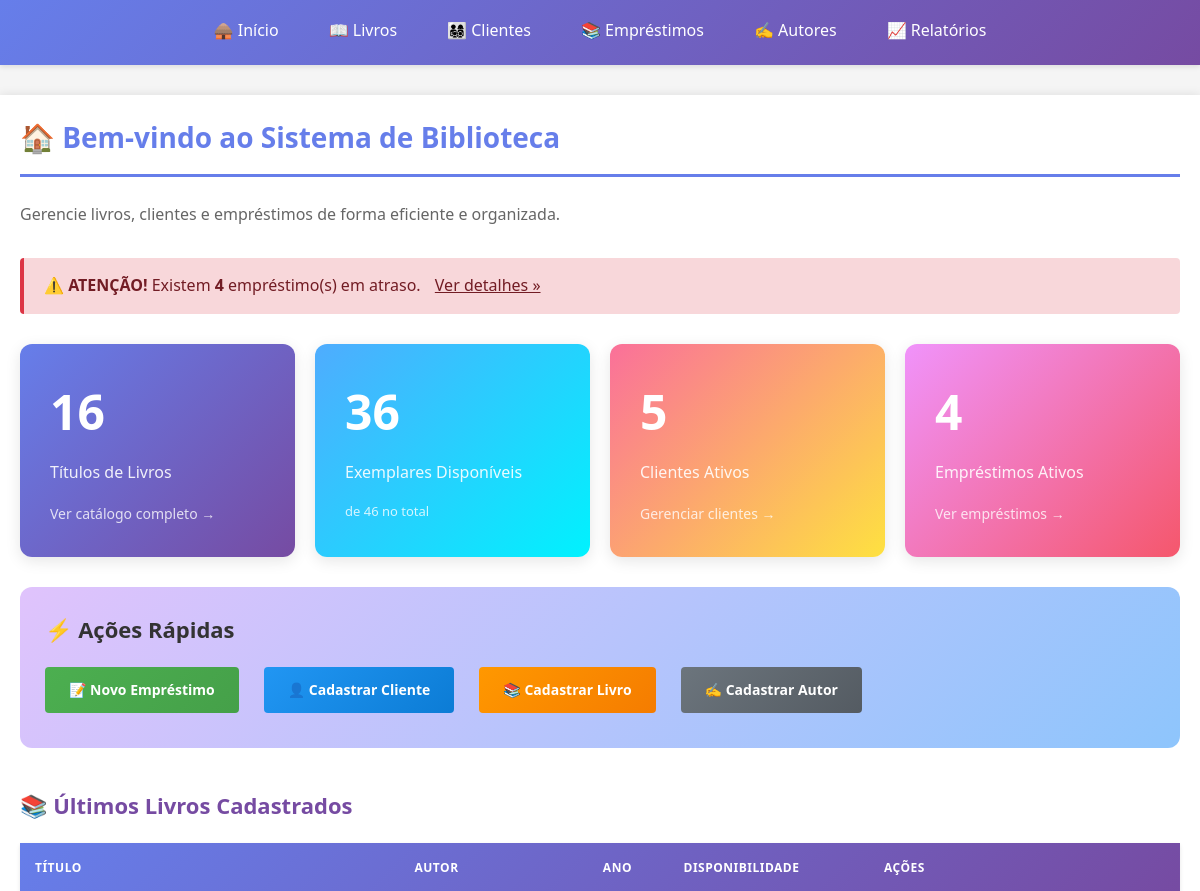
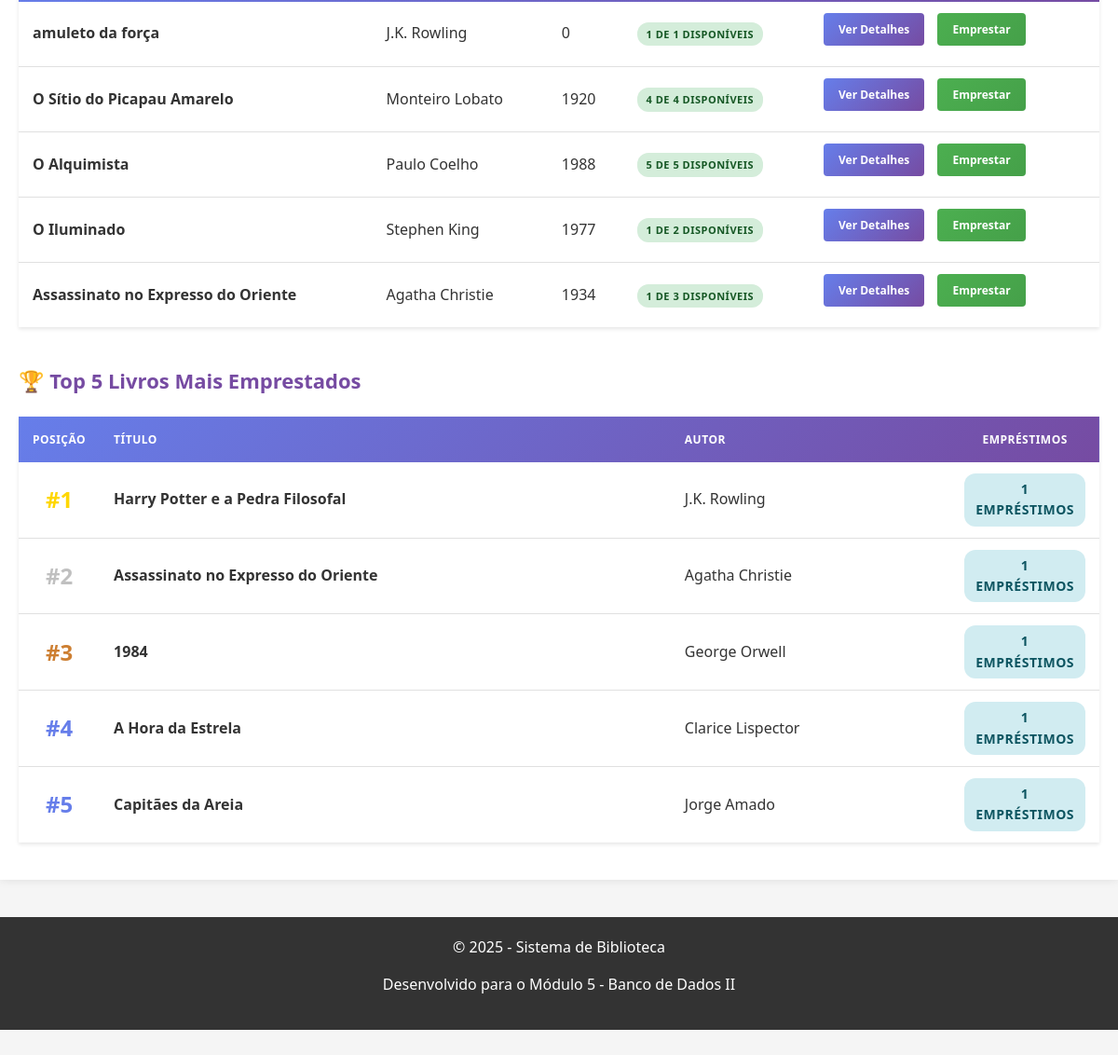
The page / on the database its author committed (2 pictures, top to bottom).
### tables this page shows
CREATE TABLE `livros` (
  `id` int(11) NOT NULL,
  `titulo` varchar(200) NOT NULL,
  `autor_id` int(11) NOT NULL,
  `isbn` varchar(20) DEFAULT NULL,
  `ano_publicacao` year(4) DEFAULT NULL,
  `editora` varchar(100) DEFAULT NULL,
  `numero_paginas` int(11) DEFAULT NULL,
  `quantidade_total` int(11) DEFAULT 1,
  `quantidade_disponivel` int(11) DEFAULT 1,
  `categoria` varchar(50) DEFAULT NULL,
  `localizacao` varchar(50) DEFAULT NULL,
  `capa` varchar(255) DEFAULT NULL,
  `created_at` timestamp NOT NULL DEFAULT current_timestamp(),
  `updated_at` timestamp NOT NULL DEFAULT current_timestamp() ON UPDATE current_timestamp()
);

CREATE TABLE `autores` (
  `id` int(11) NOT NULL,
  `nome` varchar(150) NOT NULL,
  `nacionalidade` varchar(50) DEFAULT NULL,
  `data_nascimento` date DEFAULT NULL,
  `biografia` text DEFAULT NULL,
  `created_at` timestamp NOT NULL DEFAULT current_timestamp(),
  `updated_at` timestamp NOT NULL DEFAULT current_timestamp() ON UPDATE current_timestamp()
);

### index.php (the view, shortened to what this page needs)
<?php
require_once 'includes/header.php';
$db = Database::getInstance();
$pdo = $db->getConnection();
try {
    $sql = "
        SELECT
            (SELECT COUNT(*) FROM livros) AS total_livros,
            (SELECT SUM(quantidade_total) FROM livros) AS total_exemplares,
            (SELECT SUM(quantidade_disponivel) FROM livros) AS exemplares_disponiveis,
            (SELECT COUNT(*) FROM clientes WHERE status = 'Ativo') AS total_clientes,
            (SELECT COUNT(*) FROM autores) AS total_autores,
            (SELECT COUNT(*) FROM emprestimos WHERE status = 'Ativo') AS emprestimos_ativos,
            (SELECT COUNT(*) FROM emprestimos WHERE status = 'Ativo' AND data_devolucao_prevista < CURDATE()) AS emprestimos_atrasados
    ";
    $stmt = $pdo->query($sql);
    $stats = $stmt->fetch();
    ?>
    <h1>🏠 Bem-vindo ao Sistema de Biblioteca</h1>
    <p style="font-size: 16px; color: #666; margin-bottom: 30px;">
        Gerencie livros, clientes e empréstimos de forma eficiente e organizada.
    </p>
    <?php if ($stats['emprestimos_atrasados'] > 0): ?>
        <div class="alert alert-danger">
            <strong>⚠️ ATENÇÃO!</strong>
            Existem <strong><?= $stats['emprestimos_atrasados'] ?></strong> empréstimo(s) em atraso.
            <a href="emprestimos.php?filtro=atrasados" style="color: #721c24; text-decoration: underline; margin-left: 10px;">
                Ver detalhes »
            </a>
        </div>
    <?php endif; ?>
    <div style="
        display: grid;
        grid-template-columns: repeat(auto-fit, minmax(250px, 1fr));
        gap: 20px;
        margin: 30px 0;
    ">
        <div style="
            background: linear-gradient(135deg, #667eea 0%, #764ba2 100%);
            color: white;
            padding: 30px;
            border-radius: 12px;
            box-shadow: 0 4px 15px rgba(0,0,0,0.1);
            transition: transform 0.3s;
        " onmouseover="this.style.transform='translateY(-5px)'" onmouseout="this.style.transform='translateY(0)'">
            <div style="font-size: 48px; font-weight: bold; margin-bottom: 10px;">
                <?= number_format($stats['total_livros']) ?>
            </div>
            <div style="font-size: 16px; opacity: 0.9; margin-bottom: 15px;">
                Títulos de Livros
            </div>
            <a href="livros.php" style="color: white; text-decoration: none; font-size: 14px; opacity: 0.8;">
                Ver catálogo completo →
            </a>
        </div>
        <div style="
            background: linear-gradient(135deg, #4facfe 0%, #00f2fe 100%);
            color: white;
            padding: 30px;
            border-radius: 12px;
            box-shadow: 0 4px 15px rgba(0,0,0,0.1);
            transition: transform 0.3s;
        " onmouseover="this.style.transform='translateY(-5px)'" onmouseout="this.style.transform='translateY(0)'">
            <div style="font-size: 48px; font-weight: bold; margin-bottom: 10px;">
                <?= number_format($stats['exemplares_disponiveis']) ?>
            </div>
            <div style="font-size: 16px; opacity: 0.9; margin-bottom: 15px;">
                Exemplares Disponíveis
            </div>
            <div style="font-size: 13px; opacity: 0.8;">
                de <?= number_format($stats['total_exemplares']) ?> no total
            </div>
        </div>
        <div style="
            background: linear-gradient(135deg, #fa709a 0%, #fee140 100%);
            color: white;
            padding: 30px;
            border-radius: 12px;
            box-shadow: 0 4px 15px rgba(0,0,0,0.1);
            transition: transform 0.3s;
        " onmouseover="this.style.transform='translateY(-5px)'" onmouseout="this.style.transform='translateY(0)'">
            <div style="font-size: 48px; font-weight: bold; margin-bottom: 10px;">
                <?= number_format($stats['total_clientes']) ?>
            </div>
            <div style="font-size: 16px; opacity: 0.9; margin-bottom: 15px;">
                Clientes Ativos
            </div>
            <a href="clientes.php" style="color: white; text-decoration: none; font-size: 14px; opacity: 0.8;">
                Gerenciar clientes →
            </a>
        </div>
        <div style="
            background: linear-gradient(135deg, #f093fb 0%, #f5576c 100%);
            color: white;
            padding: 30px;
            border-radius: 12px;
            box-shadow: 0 4px 15px rgba(0,0,0,0.1);
            transition: transform 0.3s;
        " onmouseover="this.style.transform='translateY(-5px)'" onmouseout="this.style.transform='translateY(0)'">
            <div style="font-size: 48px; font-weight: bold; margin-bottom: 10px;">
                <?= number_format($stats['emprestimos_ativos']) ?>
            </div>
            <div style="font-size: 16px; opacity: 0.9; margin-bottom: 15px;">
                Empréstimos Ativos
            </div>
            <a href="emprestimos.php" style="color: white; text-decoration: none; font-size: 14px; opacity: 0.8;">
                Ver empréstimos →
            </a>
        </div>
    </div>
    <div style="
        background: linear-gradient(135deg, #e0c3fc 0%, #8ec5fc 100%);
        padding: 25px;
        border-radius: 12px;
        margin: 30px 0;
    ">
        <h2 style="margin: 0 0 20px 0; color: #333;">⚡ Ações Rápidas</h2>
        <div style="display: flex; gap: 15px; flex-wrap: wrap;">
            <a href="emprestimo_novo.php" class="btn btn-success">
                📝 Novo Empréstimo
            </a>
            <a href="cliente_novo.php" class="btn btn-info">
                👤 Cadastrar Cliente
            </a>
            <a href="livro_novo.php" class="btn btn-warning">
                📚 Cadastrar Livro
            </a>
            <a href="autor_novo.php" class="btn btn-secondary">
                ✍️ Cadastrar Autor
            </a>
        </div>
    </div>
    <h2 style="margin-top: 40px;">📚 Últimos Livros Cadastrados</h2>
    <?php
    $sql = "
        SELECT
            l.id,
            l.titulo,
            a.nome AS autor,
            l.ano_publicacao,
            l.quantidade_disponivel,
            l.quantidade_total
        FROM livros l
        INNER JOIN autores a ON l.autor_id = a.id
        ORDER BY l.id DESC
        LIMIT 5
    ";
    $stmt = $pdo->query($sql);
    $ultimos_livros = $stmt->fetchAll();
    if (count($ultimos_livros) > 0): ?>
        <table>
            <thead>
                <tr>
                    <th>Título</th>
                    <th>Autor</th>
                    <th>Ano</th>
                    <th>Disponibilidade</th>
                    <th>Ações</th>
                </tr>
            </thead>
            <tbody>
                <?php foreach ($ultimos_livros as $livro): ?>
                    <tr>
                        <td><strong><?= htmlspecialchars($livro['titulo']) ?></strong></td>
                        <td><?= htmlspecialchars($livro['autor']) ?></td>
                        <td><?= $livro['ano_publicacao'] ?></td>
                        <td>
                            <?php if ($livro['quantidade_disponivel'] > 0): ?>
                                <span class="badge badge-success">
                                    <?= $livro['quantidade_disponivel'] ?> de <?= $livro['quantidade_total'] ?> disponíveis
                                </span>
                            <?php else: ?>
                                <span class="badge badge-danger">
                                    Indisponível
                                </span>
                            <?php endif; ?>
                        </td>
                        <td>
                            <a href="livro_detalhes.php?id=<?= $livro['id'] ?>" class="btn btn-small">
                                Ver Detalhes
                            </a>
                            <?php if ($livro['quantidade_disponivel'] > 0): ?>
                                <a href="emprestimo_novo.php?livro_id=<?= $livro['id'] ?>" class="btn btn-success btn-small">
                                    Emprestar
                                </a>
                            <?php endif; ?>
                        </td>
                    </tr>
                <?php endforeach; ?>
            </tbody>
        </table>
    <?php else: ?>
        <p>Nenhum livro cadastrado ainda.</p>
    <?php endif; ?>
    <h2 style="margin-top: 40px;">🏆 Top 5 Livros Mais Emprestados</h2>
    <?php
    $sql = "
        SELECT
            l.id,
            l.titulo,
            a.nome AS autor,
            COUNT(e.id) AS total_emprestimos
        FROM livros l
        INNER JOIN autores a ON l.autor_id = a.id
        LEFT JOIN emprestimos e ON l.id = e.livro_id
        GROUP BY l.id
        HAVING total_emprestimos > 0
        ORDER BY total_emprestimos DESC
        LIMIT 5
    ";
    $stmt = $pdo->query($sql);
    $top_livros = $stmt->fetchAll();
    if (count($top_livros) > 0): ?>
        <table>
            <thead>
                <tr>
                    <th style="width: 80px; text-align: center;">Posição</th>
                    <th>Título</th>
                    <th>Autor</th>
                    <th style="width: 150px; text-align: center;">Empréstimos</th>
                </tr>
            </thead>
            <tbody>
                <?php
                $posicao = 1;
                foreach ($top_livros as $livro):
                    $cores_medalhas = [
                        1 => '#FFD700',
                        2 => '#C0C0C0',
                        3 => '#CD7F32',
                    ];
                    $cor = isset($cores_medalhas[$posicao]) ? $cores_medalhas[$posicao] : '#667eea';
                ?>
                    <tr>
                        <td style="text-align: center; font-weight: bold; color: <?= $cor ?>; font-size: 24px;">
                            #<?= $posicao ?>
                        </td>
                        <td>
                            <strong><?= htmlspecialchars($livro['titulo']) ?></strong>
                        </td>
                        <td><?= htmlspecialchars($livro['autor']) ?></td>
                        <td style="text-align: center;">
                            <span class="badge badge-info" style="font-size: 14px; padding: 6px 12px;">
                                <?= $livro['total_emprestimos'] ?> empréstimos
                            </span>
                        </td>
                    </tr>
                <?php
                    $posicao++;
                endforeach;
                ?>
            </tbody>
        </table>
    <?php else: ?>
        <p>Nenhum empréstimo registrado ainda.</p>
    <?php endif; ?>
<?php
} catch (PDOException $e) {
    exibirMensagem('erro', 'Erro ao carregar os dados do sistema: ' . $e->getMessage());
}
require_once 'includes/footer.php';
?>

### includes/header.php (shortened to what this page needs)
<!DOCTYPE html>
<html lang="pt-BR">
<head>
</head>
<body>
    <nav>
        <ul>
            <li><a href="index.php">🛖 Início</a></li>
            <li><a href="livros.php">📖 Livros</a></li>
            <li><a href="clientes.php">👨‍👩‍👧‍👦 Clientes</a></li>
            <li><a href="emprestimos.php">📚 Empréstimos</a></li>
            <li><a href="autores.php">✍️ Autores</a></li>
            <li><a href="relatorios.php">📈 Relatórios</a></li>
        </ul>
    </nav>
    <div class="container">

### includes/footer.php (shortened to what this page needs)
</div>
<footer style="margin-top:40px; padding:20px; background:#333; color:white; text-align:center;">
    <p>&copy; <?= date('Y') ?> - Sistema de Biblioteca</p>
    <p>Desenvolvido para o Módulo 5 - Banco de Dados II</p>
</footer>
</body>
</html>

### includes/header.php (style rules this page uses)
* { margin: 0; padding: 0; box-sizing: border-box; }
body { font-family: 'Segoe UI', Tahoma, Geneva, Verdana, sans-serif; background-color: #f5f5f5; color: #333; line-height: 1.6; padding-bottom: 60px; }
.container { max-width: 1200px; margin: 0 auto; padding: 20px; background-color: white; min-height: calc(100vh - 140px); box-shadow: 0 0 10px rgba(0,0,0,0.1); }
nav { background: linear-gradient(135deg, #667eea 0%, #764ba2 100%); padding: 0; box-shadow: 0 2px 5px rgba(0,0,0,0.1); margin-bottom: 30px; }
nav ul { list-style: none; display: flex; justify-content: center; flex-wrap: wrap; max-width: 1200px; margin: 0 auto; }
nav ul li { position: relative; }
nav ul li a { color: white; text-decoration: none; padding: 18px 25px; display: block; font-weight: 500; transition: all 0.3s ease; border-bottom: 3px solid transparent; }
h1 { color: #667eea; margin-bottom: 25px; padding-bottom: 15px; border-bottom: 3px solid #667eea; font-size: 28px; }
h2 { color: #764ba2; margin: 25px 0 15px 0; font-size: 22px; }
p { margin-bottom: 15px; }
table { width: 100%; border-collapse: collapse; margin: 20px 0; background-color: white; box-shadow: 0 2px 4px rgba(0,0,0,0.1); }
table thead { background: linear-gradient(135deg, #667eea 0%, #764ba2 100%); color: white; }
table th { padding: 15px; text-align: left; font-weight: 600; text-transform: uppercase; font-size: 12px; letter-spacing: 0.5px; }
table td { padding: 12px 15px; border-bottom: 1px solid #e0e0e0; }
table tbody tr:last-child td { border-bottom: none; }
.btn { display: inline-block; padding: 12px 24px; background: linear-gradient(135deg, #667eea 0%, #764ba2 100%); color: white; text-decoration: none; border: none; border-radius: 4px; cursor: pointer; font-size: 14px; font-weight: 600; transition: all 0.3s ease; margin-right: 10px; margin-bottom: 10px; }
.btn-success { background: linear-gradient(135deg, #4CAF50 0%, #45a049 100%); }
.btn-warning { background: linear-gradient(135deg, #ff9800 0%, #f57c00 100%); }
.btn-info { background: linear-gradient(135deg, #2196F3 0%, #0c7cd5 100%); }
.btn-secondary { background: linear-gradient(135deg, #6c757d 0%, #545b62 100%); }
.btn-small { padding: 8px 16px; font-size: 12px; }
.badge { display: inline-block; padding: 4px 10px; border-radius: 12px; font-size: 11px; font-weight: 600; text-transform: uppercase; letter-spacing: 0.5px; }
.badge-success { background-color: #d4edda; color: #155724; }
.badge-info { background-color: #d1ecf1; color: #0c5460; }
.alert { padding: 15px 20px; margin: 15px 0; border-radius: 4px; border-left: 4px solid; }
.alert-danger { background-color: #f8d7da; border-color: #dc3545; color: #721c24; }

### rows shown on the page
livros: titulo "amuleto da força", autor.nome "J.K. Rowling", ano_publicacao "0", quantidade_disponivel "1", quantidade_total "1"
livros: titulo "O Sítio do Picapau Amarelo", autor.nome "Monteiro Lobato", ano_publicacao "1920", quantidade_disponivel "4", quantidade_total "4"
livros: titulo "O Alquimista", autor.nome "Paulo Coelho", ano_publicacao "1988", quantidade_disponivel "5", quantidade_total "5"
livros: titulo "O Iluminado", autor.nome "Stephen King", ano_publicacao "1977", quantidade_disponivel "1", quantidade_total "2"
livros: titulo "Assassinato no Expresso do Oriente", autor.nome "Agatha Christie", ano_publicacao "1934", quantidade_disponivel "1", quantidade_total "3", total_emprestimos "1"
livros: titulo "Harry Potter e a Pedra Filosofal", autor.nome "J.K. Rowling", total_emprestimos "1"
livros: titulo "1984", autor.nome "George Orwell", total_emprestimos "1"
livros: titulo "A Hora da Estrela", autor.nome "Clarice Lispector", total_emprestimos "1"
livros: titulo "Capitães da Areia", autor.nome "Jorge Amado", total_emprestimos "1"

### other values the page prints
$stats['emprestimos_atrasados'] "4"
$stats['total_livros'] "16"
$stats['exemplares_disponiveis'] "36"
$stats['total_exemplares'] "46"
$stats['total_clientes'] "5"
$stats['emprestimos_ativos'] "4"
